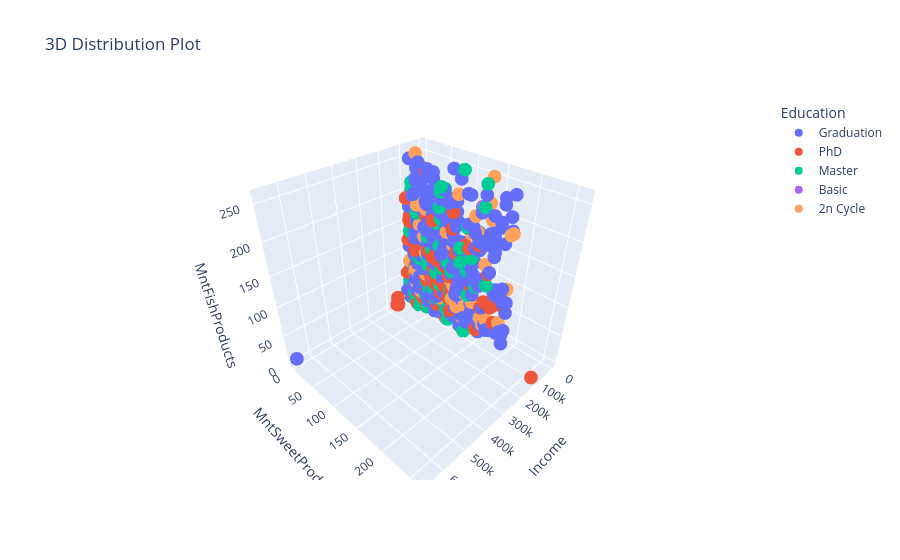

The code cell stored with this chart in its notebook:
### Code cell
fig = px.scatter_3d(
    df,
    x="Income",
    y="MntSweetProducts",
    z="MntFishProducts",
    color="Education",
    title="3D Distribution Plot"
)

fig.show()

### Figure 1 — Plotly figure (JSON) as saved in the notebook; plotly's stock layout.template omitted (floating-point values rounded to 4 significant figures; data arrays with more than 128 entries replaced by an {"elided": "..."} marker saying what was removed)
{"data": [{"hovertemplate": "Education=Graduation<br>Income=%{x}<br>MntSweetProducts=%{y}<br>MntFishProducts=%{z}<extra></extra>", "legendgroup": "Graduation", "marker": {"color": "#636efa", "symbol": "circle"}, "mode": "markers", "name": "Graduation", "scene": "scene", "showlegend": true, "type": "scatter3d", "x": {"elided": "1127 float values"}, "y": {"elided": "1127 int values"}, "z": {"elided": "1127 int values"}}, {"hovertemplate": "Education=PhD<br>Income=%{x}<br>MntSweetProducts=%{y}<br>MntFishProducts=%{z}<extra></extra>", "legendgroup": "PhD", "marker": {"color": "#EF553B", "symbol": "circle"}, "mode": "markers", "name": "PhD", "scene": "scene", "showlegend": true, "type": "scatter3d", "x": {"elided": "486 float values"}, "y": {"elided": "486 int values"}, "z": {"elided": "486 int values"}}, {"hovertemplate": "Education=Master<br>Income=%{x}<br>MntSweetProducts=%{y}<br>MntFishProducts=%{z}<extra></extra>", "legendgroup": "Master", "marker": {"color": "#00cc96", "symbol": "circle"}, "mode": "markers", "name": "Master", "scene": "scene", "showlegend": true, "type": "scatter3d", "x": {"elided": "370 float values"}, "y": {"elided": "370 int values"}, "z": {"elided": "370 int values"}}, {"hovertemplate": "Education=Basic<br>Income=%{x}<br>MntSweetProducts=%{y}<br>MntFishProducts=%{z}<extra></extra>", "legendgroup": "Basic", "marker": {"color": "#ab63fa", "symbol": "circle"}, "mode": "markers", "name": "Basic", "scene": "scene", "showlegend": true, "type": "scatter3d", "x": [7500.0, 24590.0, 9548.0, 28250.0, 24880.0, 24480.0, 27190.0, 24280.0, 30800.0, 18980.0, 25960.0, 21060.0, 13080.0, 17490.0, 20420.0, 26870.0, 25440.0, 14910.0, 15040.0, 22630.0, 16580.0, 14420.0, 23720.0, 15060.0, 8940.0, 25710.0, 7500.0, 27000.0, 18390.0, 24370.0, 17260.0, 22630.0, 13720.0, 24590.0, 15860.0, 9722.0, 18750.0, 23530.0, 28390.0, 16010.0, 28250.0, 20190.0, 24880.0, 34440.0, 22120.0, 22390.0, 14190.0, 20420.0, 16000.0, 15250.0, 26490.0, 25220.0, 16180.0, 14920.0], "y": [1, 0, 6, 14, 0, 25, 1, 62, 2, 7, 7, 3, 7, 4, 16, 3, 9, 16, 12, 6, 3, 3, 18, 6, 6, 6, 26, 49, 0, 11, 8, 6, 15, 0, 9, 16, 9, 2, 4, 8, 14, 10, 0, 129, 7, 1, 12, 16, 30, 1, 14, 2, 8, 4], "z": [11, 10, 10, 2, 29, 28, 0, 20, 15, 4, 41, 19, 3, 7, 3, 8, 8, 7, 19, 8, 2, 3, 0, 21, 4, 3, 8, 133, 16, 0, 8, 8, 2, 10, 11, 6, 12, 3, 7, 7, 2, 11, 29, 208, 34, 15, 16, 3, 20, 8, 12, 11, 21, 15]}, {"hovertemplate": "Education=2n Cycle<br>Income=%{x}<br>MntSweetProducts=%{y}<br>MntFishProducts=%{z}<extra></extra>", "legendgroup": "2n Cycle", "marker": {"color": "#FFA15A", "symbol": "circle"}, "mode": "markers", "name": "2n Cycle", "scene": "scene", "showlegend": true, "type": "scatter3d", "x": {"elided": "203 float values"}, "y": {"elided": "203 int values"}, "z": {"elided": "203 int values"}}], "layout": {"legend": {"title": {"text": "Education"}, "tracegroupgap": 0}, "scene": {"domain": {"x": [0, 1], "y": [0, 1]}, "xaxis": {"title": {"text": "Income"}}, "yaxis": {"title": {"text": "MntSweetProducts"}}, "zaxis": {"title": {"text": "MntFishProducts"}}}, "title": {"text": "3D Distribution Plot"}}}
